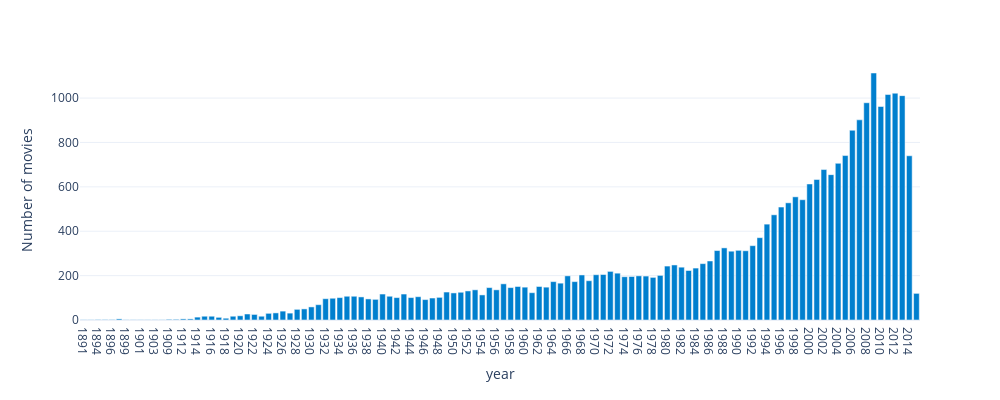

The notebook cell this image was saved under:
### Markdown cell above
Lets see the distribution of movies in the dataset. As expected, most of the movies have been released in the last 2 decades.

### Code cell
movies_year_agg = movies.groupby(["year"]).agg(count =("year","count"))\
    .reset_index()
fig = px.bar(movies_year_agg, x='year', y='count', height=400,width = 1000,
labels={'count':'Number of movies'},
template=theme)
fig.update_traces(marker_color=k_colors[0])
fig.show()

### Figure 1 — Plotly figure (JSON) as saved in the notebook; plotly's stock layout.template omitted (floating-point values rounded to 4 significant figures)
{"data": [{"alignmentgroup": "True", "hovertemplate": "year=%{x}<br>Number of movies=%{y}<extra></extra>", "legendgroup": "", "marker": {"color": "rgb(0,127,206)"}, "name": "", "offsetgroup": "", "orientation": "v", "showlegend": false, "textposition": "auto", "type": "bar", "x": ["1891", "1893", "1894", "1895", "1896", "1898", "1899", "1900", "1901", "1902", "1903", "1905", "1909", "1910", "1912", "1913", "1914", "1915", "1916", "1917", "1918", "1919", "1920", "1921", "1922", "1923", "1924", "1925", "1926", "1927", "1928", "1929", "1930", "1931", "1932", "1933", "1934", "1935", "1936", "1937", "1938", "1939", "1940", "1941", "1942", "1943", "1944", "1945", "1946", "1947", "1948", "1949", "1950", "1951", "1952", "1953", "1954", "1955", "1956", "1957", "1958", "1959", "1960", "1961", "1962", "1963", "1964", "1965", "1966", "1967", "1968", "1969", "1970", "1971", "1972", "1973", "1974", "1975", "1976", "1977", "1978", "1979", "1980", "1981", "1982", "1983", "1984", "1985", "1986", "1987", "1988", "1989", "1990", "1991", "1992", "1993", "1994", "1995", "1996", "1997", "1998", "1999", "2000", "2001", "2002", "2003", "2004", "2005", "2006", "2007", "2008", "2009", "2010", "2011", "2012", "2013", "2014", "2015"], "xaxis": "x", "y": [1, 1, 2, 2, 2, 5, 1, 1, 1, 1, 1, 1, 3, 3, 5, 5, 13, 17, 17, 12, 8, 17, 19, 27, 25, 17, 30, 32, 40, 31, 48, 50, 59, 69, 96, 98, 101, 107, 107, 104, 95, 93, 117, 107, 101, 117, 101, 105, 92, 99, 102, 126, 122, 125, 131, 136, 113, 146, 136, 163, 146, 151, 148, 123, 151, 148, 173, 166, 199, 173, 203, 177, 204, 205, 219, 211, 195, 196, 199, 198, 192, 201, 243, 248, 238, 223, 234, 254, 266, 313, 325, 310, 314, 312, 335, 371, 432, 474, 509, 528, 555, 542, 613, 633, 678, 655, 706, 741, 855, 902, 979, 1113, 962, 1016, 1022, 1011, 740, 120], "yaxis": "y"}], "layout": {"barmode": "relative", "height": 400, "legend": {"tracegroupgap": 0}, "margin": {"t": 60}, "width": 1000, "xaxis": {"anchor": "y", "domain": [0, 1], "title": {"text": "year"}}, "yaxis": {"anchor": "x", "domain": [0, 1], "title": {"text": "Number of movies"}}}}
